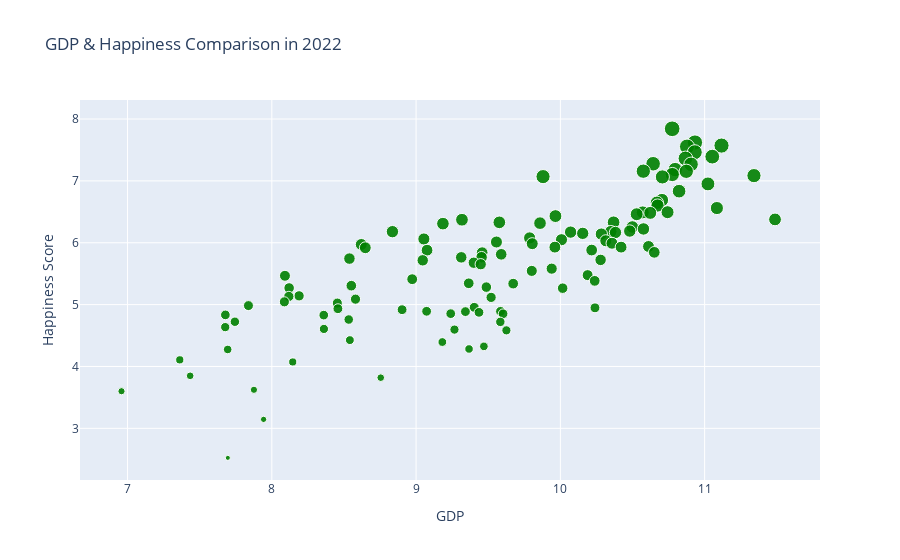

Source (notebook cell):
### Code cell
# sns.set()
# df2022_contributions.set_index(data_2022['Country'])[0:20].plot(kind='bar',stacked=True)
# plt.legend(loc='center left', bbox_to_anchor=(1, 0.5))
# plt.title('Top 20 including contribution split')
# plt.show()
fig = go.Figure(data = [go.Scatter(
    x = data_2021["Economy (GDP per Capita)"],
    y = data_2021["Happiness Score"], mode = 'markers',
    text = list(data_2021["Country"]),
    marker_size = data_2021["Happiness Score"]*2,
    marker = dict(
            color="green",
            opacity=[0.9]
    )
)])
fig.update_layout(
    title='GDP & Happiness Comparison in 2022',
    xaxis=dict(
        title='GDP',
        gridcolor='white',
        gridwidth=1,
    ),
    yaxis=dict(
        title='Happiness Score',
        gridcolor='white',
        gridwidth=1,
    )
)

fig.show()

### Figure 1 — Plotly figure (JSON) as saved in the notebook; plotly's stock layout.template omitted (floating-point values rounded to 4 significant figures)
{"data": [{"marker": {"color": "green", "opacity": [0.9], "size": [15.68, 15.24, 15.14, 15.11, 14.93, 14.78, 14.73, 14.55, 14.54, 14.37, 14.31, 14.31, 14.21, 14.17, 14.14, 14.13, 13.9, 13.67, 13.38, 13.29, 13.2, 13.12, 12.99, 12.98, 12.97, 12.92, 12.86, 12.75, 12.74, 12.66, 12.66, 12.63, 12.62, 12.51, 12.45, 12.38, 12.36, 12.36, 12.34, 12.33, 12.3, 12.28, 12.16, 12.12, 12.1, 12.06, 12.02, 11.98, 11.97, 11.94, 11.88, 11.86, 11.86, 11.84, 11.76, 11.76, 11.69, 11.68, 11.63, 11.53, 11.53, 11.49, 11.45, 11.43, 11.35, 11.31, 11.16, 11.09, 10.95, 10.93, 10.82, 10.77, 10.69, 10.68, 10.61, 10.57, 10.54, 10.53, 10.28, 10.26, 10.23, 10.18, 10.09, 10.05, 9.968, 9.912, 9.896, 9.868, 9.836, 9.784, 9.782, 9.774, 9.75, 9.708, 9.704, 9.668, 9.66, 9.518, 9.446, 9.442, 9.272, 9.214, 9.192, 9.168, 8.852, 8.79, 8.65, 8.566, 8.55, 8.214, 8.146, 7.698, 7.638, 7.246, 7.2, 6.29, 5.046]}, "mode": "markers", "text": ["Finland", "Denmark", "Switzerland", "Iceland", "Netherlands", "Norway", "Sweden", "New Zealand", "Austria", "Australia", "Israel", "Germany", "Canada", "Ireland", "Costa Rica", "United Kingdom", "United States", "Belgium", "France", "Bahrain", "Malta", "United Arab Emirates", "Saudi Arabia", "Spain", "Italy", "Slovenia", "Uruguay", "Singapore", "Kosovo", "Slovakia", "Brazil", "Mexico", "Jamaica", "Lithuania", "Cyprus", "Estonia", "Panama", "Uzbekistan", "Chile", "Poland", "Kazakhstan", "Romania", "Serbia", "El Salvador", "Mauritius", "Latvia", "Colombia", "Hungary", "Thailand", "Nicaragua", "Japan", "Argentina", "Portugal", "Honduras", "Croatia", "Philippines", "South Korea", "Peru", "Bosnia and Herzegovina", "Moldova", "Ecuador", "Kyrgyzstan", "Greece", "Bolivia", "Mongolia", "Paraguay", "Montenegro", "Dominican Republic", "Russia", "Tajikistan", "Vietnam", "Malaysia", "Indonesia", "China", "Ivory Coast", "Armenia", "Nepal", "Bulgaria", "Cameroon", "Senegal", "Albania", "Ghana", "Benin", "Bangladesh", "Guinea", "South Africa", "Turkey", "Pakistan", "Morocco", "Venezuela", "Georgia", "Algeria", "Ukraine", "Iraq", "Gabon", "Burkina Faso", "Cambodia", "Nigeria", "Mali", "Iran", "Uganda", "Kenya", "Tunisia", "Lebanon", "Myanmar", "Jordan", "Sri Lanka", "Egypt", "Ethiopia", "Togo", "Zambia", "Sierra Leone", "India", "Tanzania", "Malawi", "Zimbabwe", "Afghanistan"], "type": "scatter", "x": [10.78, 10.93, 11.12, 10.88, 10.93, 11.05, 10.87, 10.64, 10.91, 10.8, 10.57, 10.87, 10.78, 11.34, 9.88, 10.71, 11.02, 10.82, 10.7, 10.67, 10.67, 11.09, 10.74, 10.57, 10.62, 10.53, 9.966, 11.49, 9.318, 10.37, 9.577, 9.859, 9.186, 10.5, 10.58, 10.48, 10.35, 8.836, 10.07, 10.38, 10.15, 10.28, 9.787, 9.054, 10.01, 10.31, 9.557, 10.36, 9.805, 8.62, 10.61, 9.962, 10.42, 8.648, 10.22, 9.076, 10.65, 9.458, 9.59, 9.454, 9.313, 8.538, 10.28, 9.046, 9.4, 9.448, 9.94, 9.802, 10.19, 8.091, 8.973, 10.24, 9.365, 9.673, 8.551, 9.487, 8.12, 10.02, 8.189, 8.118, 9.52, 8.58, 8.087, 8.454, 7.838, 9.403, 10.24, 8.458, 8.903, 9.073, 9.585, 9.342, 9.436, 9.24, 9.603, 7.678, 8.36, 8.533, 7.744, 9.584, 7.677, 8.361, 9.266, 9.626, 8.541, 9.182, 9.47, 9.367, 7.694, 7.362, 8.145, 7.434, 8.755, 7.876, 6.958, 7.943, 7.695], "y": [7.842, 7.62, 7.571, 7.554, 7.464, 7.392, 7.363, 7.277, 7.268, 7.183, 7.157, 7.155, 7.103, 7.085, 7.069, 7.064, 6.951, 6.834, 6.69, 6.647, 6.602, 6.561, 6.494, 6.491, 6.483, 6.461, 6.431, 6.377, 6.372, 6.331, 6.33, 6.317, 6.309, 6.255, 6.223, 6.189, 6.18, 6.179, 6.172, 6.166, 6.152, 6.14, 6.078, 6.061, 6.049, 6.032, 6.012, 5.992, 5.985, 5.972, 5.94, 5.929, 5.929, 5.919, 5.882, 5.88, 5.845, 5.84, 5.813, 5.766, 5.764, 5.744, 5.723, 5.716, 5.677, 5.653, 5.581, 5.545, 5.477, 5.466, 5.411, 5.384, 5.345, 5.339, 5.306, 5.283, 5.269, 5.266, 5.142, 5.132, 5.117, 5.088, 5.045, 5.025, 4.984, 4.956, 4.948, 4.934, 4.918, 4.892, 4.891, 4.887, 4.875, 4.854, 4.852, 4.834, 4.83, 4.759, 4.723, 4.721, 4.636, 4.607, 4.596, 4.584, 4.426, 4.395, 4.325, 4.283, 4.275, 4.107, 4.073, 3.849, 3.819, 3.623, 3.6, 3.145, 2.523]}], "layout": {"title": {"text": "GDP & Happiness Comparison in 2022"}, "xaxis": {"gridcolor": "white", "gridwidth": 1, "title": {"text": "GDP"}}, "yaxis": {"gridcolor": "white", "gridwidth": 1, "title": {"text": "Happiness Score"}}}}
